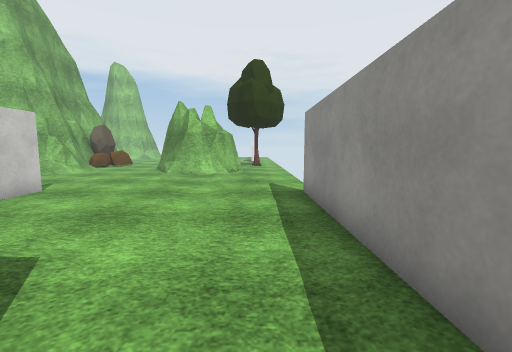
view 1 (above)

24 first-person views from a walk through a scene from a Unity 3-D project. The camera is 1.2 m above the floor, tilts 6° down and sees 90° across. The floor is counted in squares, 1 m on a side. Each view is taken from the middle of a square. On the plan, view 1 faces up. The plan holds only what a view shows up to about 12 squares ahead; the rest is blank. The place goes on beyond the plan. Surface patterns are stand-ins for the level's own textures.

view 2
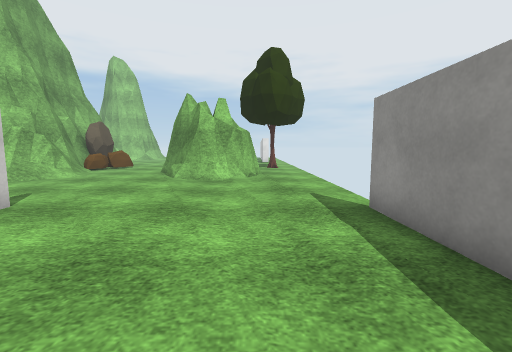

view 3
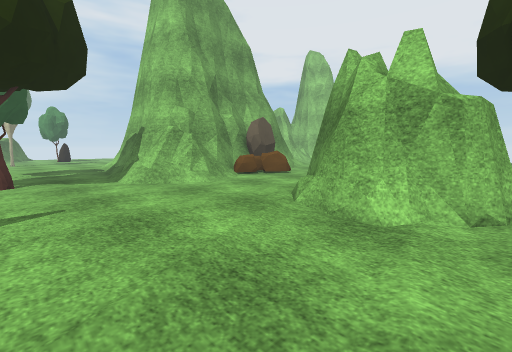

view 4
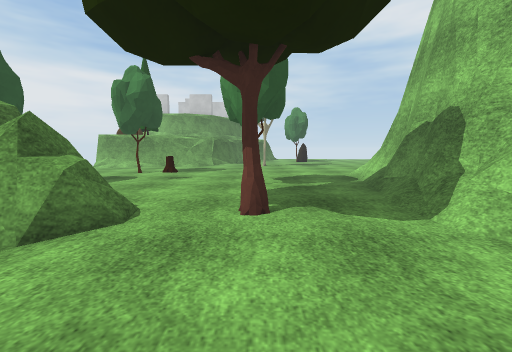

view 5
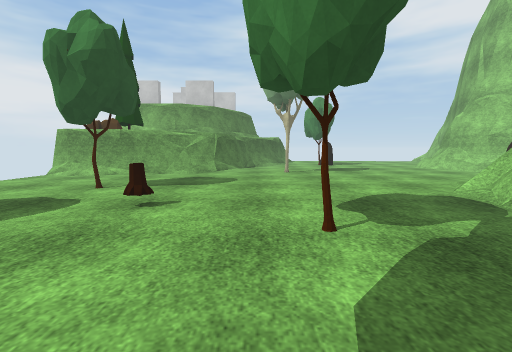

view 6
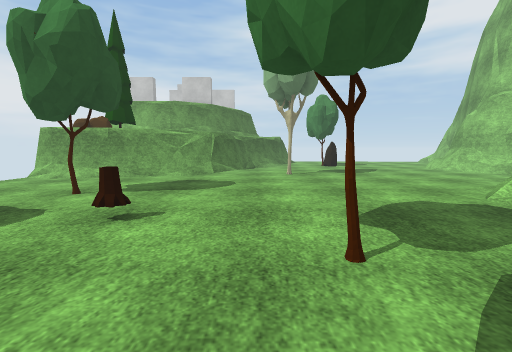

view 7
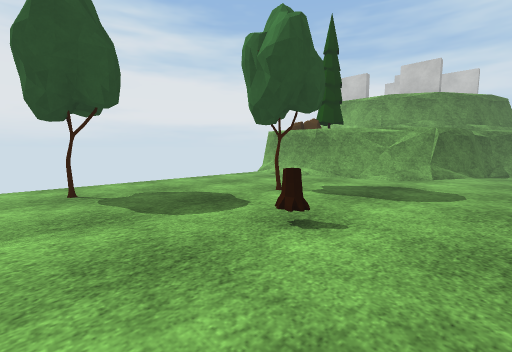

view 8
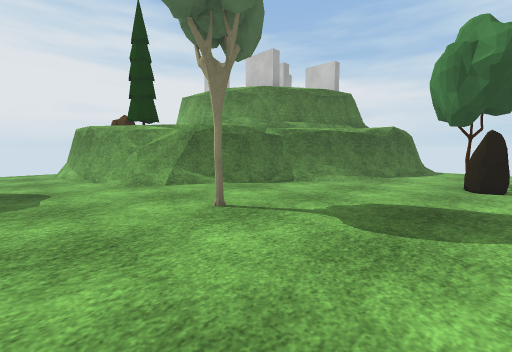

view 9
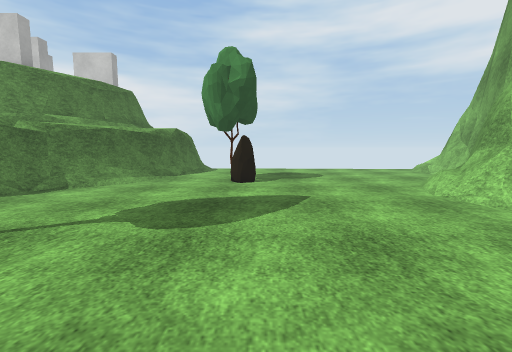

view 10
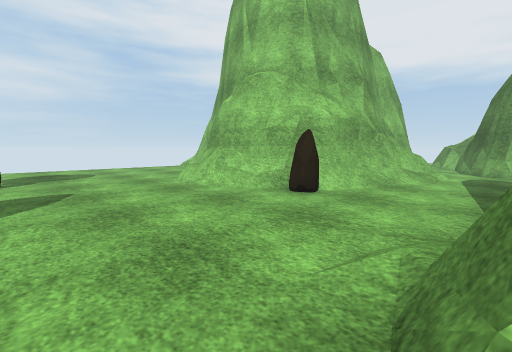

view 11
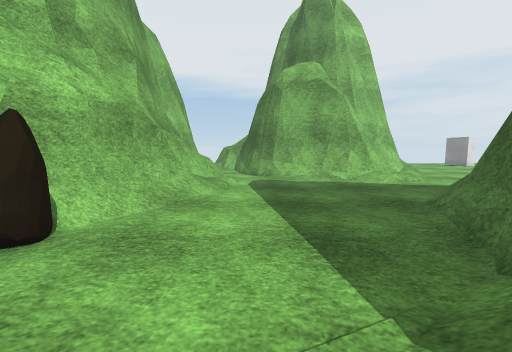

view 12
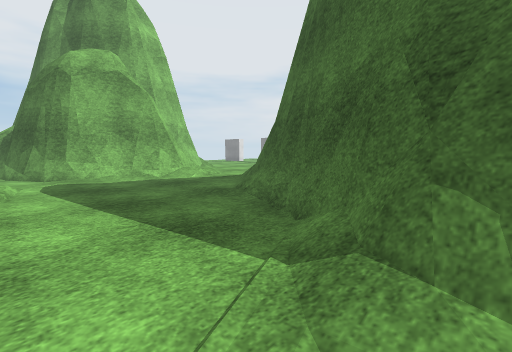

view 13
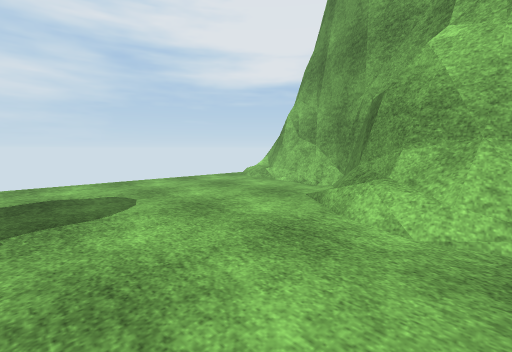

view 14
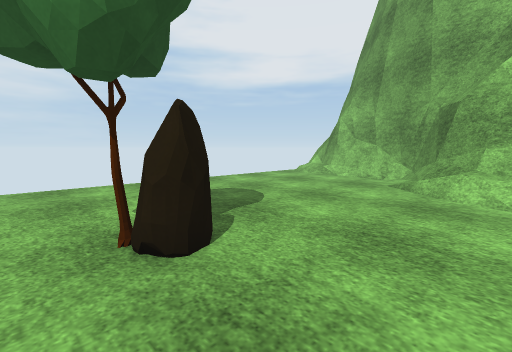

view 15
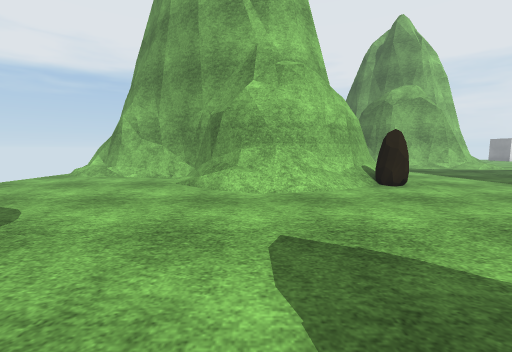

view 16
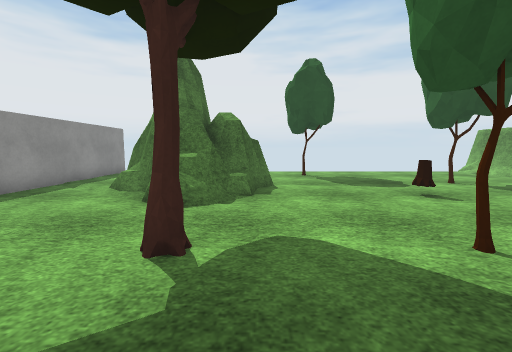

view 17
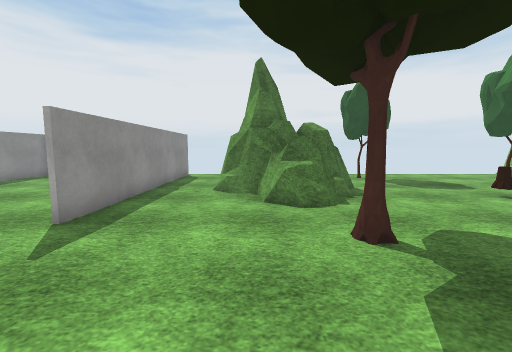

view 18
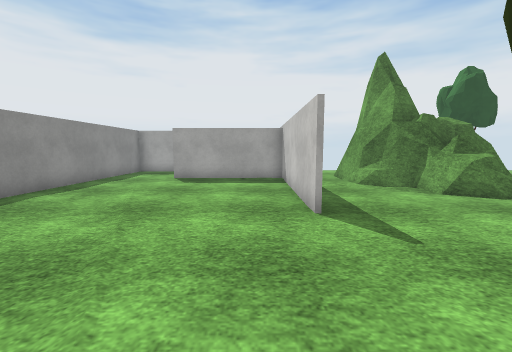

view 19
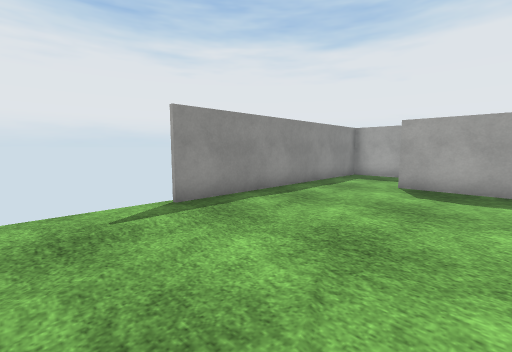

view 20
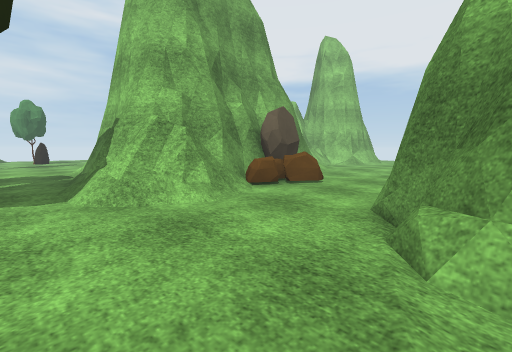

view 21
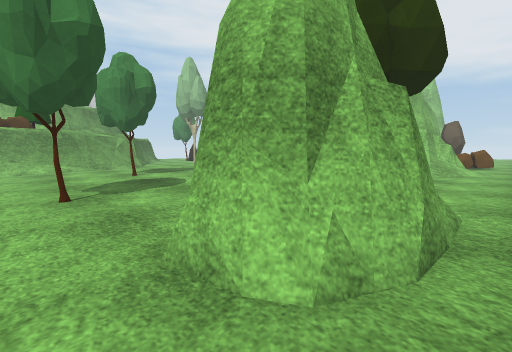

view 22
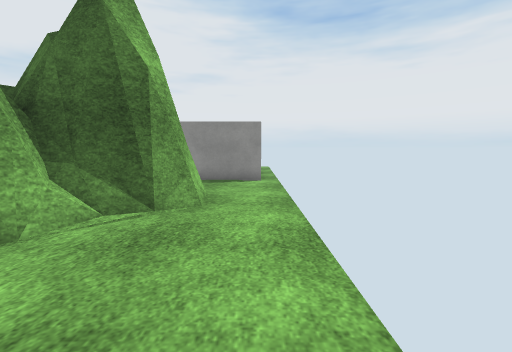

view 23
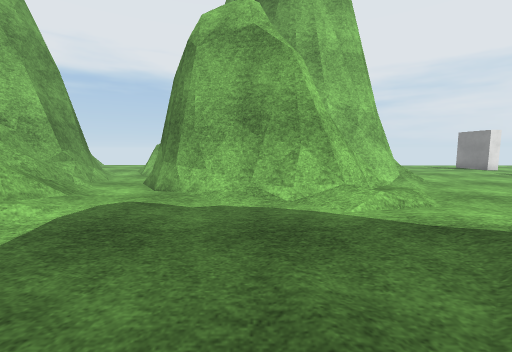

view 24
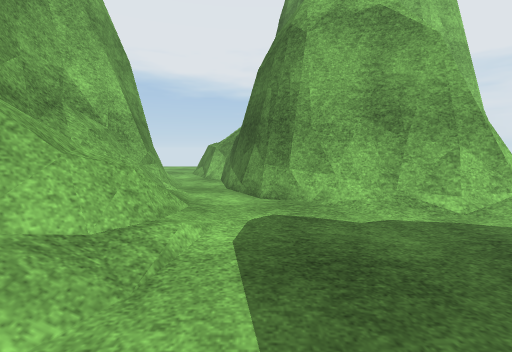

### Floor plan
Key: @ floor where view 1 was taken; # wall or solid block; x gap in a wall; . main floor; : floor 0.25 m higher than the main floor; / step, stairs or slope; = window, fence, low wall or low ledge; ^ raised ledge; T tree; S stump; R rock; O other object.
Columns run from 37 left of view 1 to 2 right of it. Each row starts with its distance up from view 1.
 34              =^
 33             =#=#           ....
 32             ##=#        #=.....
 31              #.##       #=....
 30              #.##    ####....
 29              #..##    ==/...
 28             ##...###### ...
 27             ##=...=###=/..
 26             #==/.....:...
 25             #==/........
 24             #==/....../
 23  ##         ##O....../
 22 .:#####     ##/...../##
 21 .....##    ##/......=#
 20 ......######RR......##      ...
 19 .......##=O/.R.....##       ...
 18 ........##/......./#      RRO..
 17 ................./##     ##OO..
 16 ................//##      #O...     =
 15 .................=#       #O...##   #
 14 .................=##     ###....#####..
 13 .....R............=########=/....###...
 12 ....TT..............//==##=/...........
 11 ........................///............
 10  ##....................................
  9  ####.......T..........................
  8     ##...............T...T.............
  7      ##=.......................#......##
  6       ####.....................#......#
  5          ##=........S....x=....#......#
  4           ##............=###...#......#
  3            ##...........#####..#......#
  2             #....T......#####..#......#
  1             ##...........####..#####..#
  0             ##............###..#    .@#
 -1             ##........T....=...#    ..#
 -2             #/.................#    ###

Positions as (right, up) in squares from view 1, and headings:
1: (0, 0), facing up
2: (-1, 2), facing up
3: (-1, 8), facing up-left
4: (-7, 8), facing left
5: (-12, 7), facing left
6: (-13, 7), facing left
7: (-14, 7), facing down-left
8: (-22, 13), facing down-left
9: (-22, 13), facing left
10: (-20, 13), facing up-left
11: (-21, 16), facing up
12: (-22, 16), facing up-right
13: (-28, 14), facing up-left
14: (-29, 11), facing up-left
15: (-29, 11), facing up
16: (-13, 11), facing down
17: (-10, 12), facing down
18: (-5, 12), facing down
19: (-4, 10), facing down-right
20: (-4, 10), facing up-left
21: (-8, -2), facing up-left
22: (-16, -2), facing right
23: (-18, 21), facing up
24: (-21, 22), facing up
